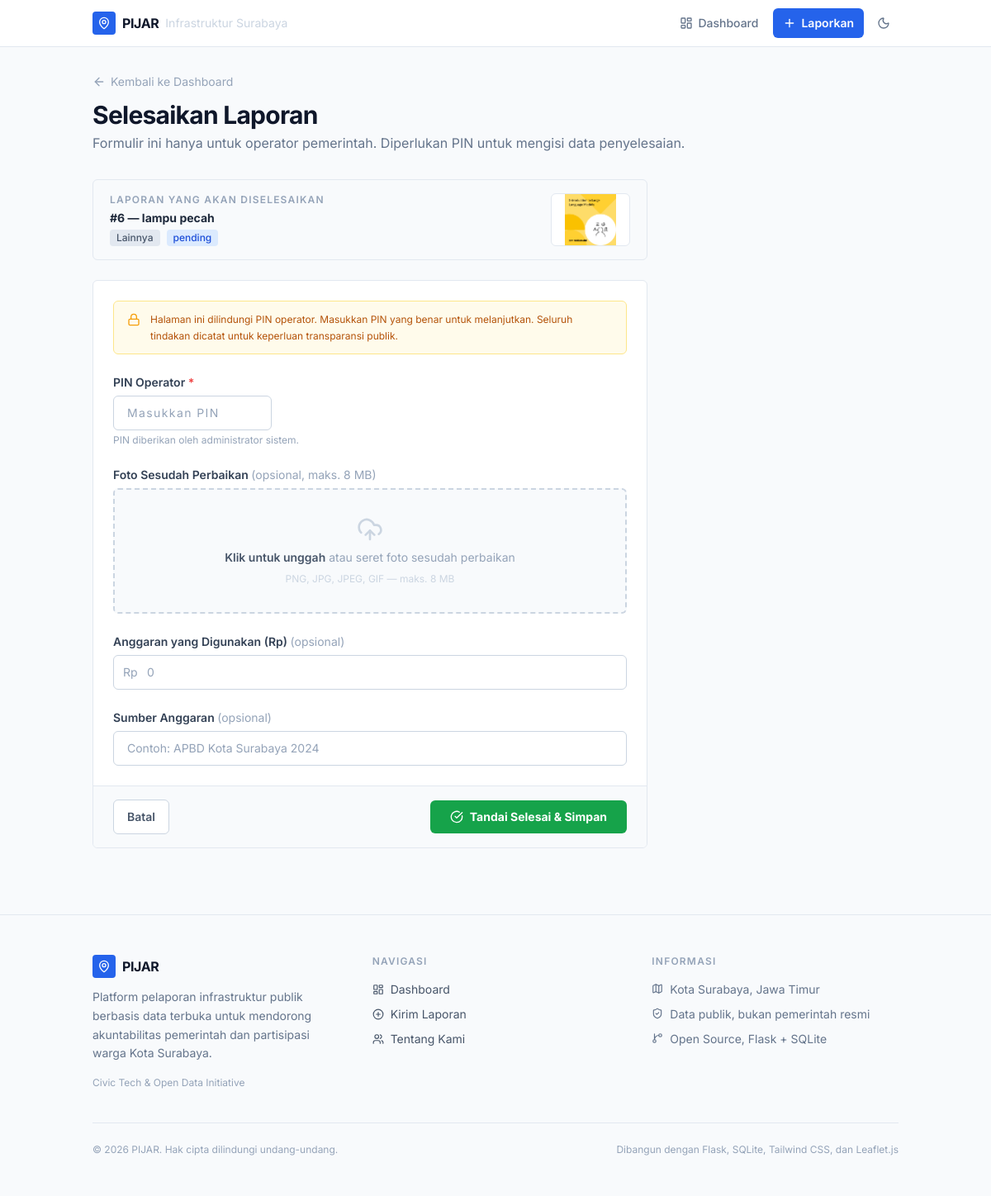
Page /resolve/6 on the committed database.
### tables this page shows
CREATE TABLE reports (
            id             INTEGER PRIMARY KEY AUTOINCREMENT,
            title          TEXT    NOT NULL,
            category       TEXT    NOT NULL,
            description    TEXT,
            latitude       REAL,
            longitude      REAL,
            issue_image    TEXT,
            resolved_image TEXT,
            budget_spent   REAL,
            budget_source  TEXT,
            created_at     TIMESTAMP DEFAULT CURRENT_TIMESTAMP,
            upvotes        INTEGER   DEFAULT 0,
            status         TEXT      DEFAULT 'pending'
        );

### app.py (the view, shortened to what this page needs)
@app.route("/resolve/<int:report_id>", methods=["GET", "POST"])
def resolve(report_id: int):
    db  = get_db()
    row = db.execute(
        "SELECT * FROM reports WHERE id = ?", (report_id,)
    ).fetchone()
    if row is None:
        abort(404)
    report_data = dict(row)
    if report_data["status"] == "resolved":
        flash("Laporan ini sudah ditandai selesai sebelumnya.", "error")
        return redirect(url_for("detail", report_id=report_id))
    return render_template("resolve.html", report=report_data)

### app.py (called while the page is built)
def get_db() -> sqlite3.Connection:
    if "_database" not in g:
        g._database = sqlite3.connect(DATABASE)
        g._database.row_factory = sqlite3.Row
        g._database.execute("PRAGMA journal_mode=WAL")
        g._database.execute("PRAGMA foreign_keys=ON")
    return g._database

### templates/resolve.html (shortened to what this page needs)
{% extends "base.html" %}
{% block content %}
<div class="mb-8">
  <a href="{{ url_for('dashboard') }}"
     class="inline-flex items-center gap-1.5 text-sm
            text-slate-400 dark:text-slate-500
            hover:text-blue-600 dark:hover:text-blue-400
            transition-colors mb-3">
    <i data-lucide="arrow-left" class="w-4 h-4"></i>
    Kembali ke Dashboard
  </a>
  <div class="flex flex-wrap items-start gap-3">
    <div>
      <h1 class="text-2xl sm:text-3xl font-bold text-slate-900 dark:text-white tracking-tight">
        Selesaikan Laporan
      </h1>
      <p class="mt-1 text-slate-500 dark:text-slate-400 text-sm sm:text-base">
        Formulir ini hanya untuk operator pemerintah. Diperlukan PIN untuk mengisi data penyelesaian.
      </p>
    </div>
  </div>
</div>
<div class="max-w-2xl mb-6">
  <div class="bg-slate-50 dark:bg-slate-800/60
              border border-slate-200 dark:border-slate-700
              rounded-md px-5 py-4 flex flex-col sm:flex-row sm:items-center gap-3">
    <div class="flex-1 min-w-0">
      <p class="text-xs font-semibold uppercase tracking-widest
                text-slate-400 dark:text-slate-500 mb-1">Laporan yang akan diselesaikan</p>
      <p class="text-sm font-bold text-slate-800 dark:text-slate-100 leading-snug truncate">
        #{{ report.id }} — {{ report.title }}
      </p>
      <div class="mt-1 flex flex-wrap gap-2">
        <span class="inline-flex items-center px-2 py-0.5 rounded text-xs font-medium
                     bg-slate-200 dark:bg-slate-700 text-slate-600 dark:text-slate-300">
          {{ report.category }}
        </span>
        <span class="inline-flex items-center px-2 py-0.5 rounded text-xs font-medium
                     bg-blue-100 dark:bg-blue-900/40 text-blue-700 dark:text-blue-400">
          {{ report.status }}
        </span>
      </div>
    </div>
    {% if report.issue_image %}
      <img src="{{ url_for('static', filename='uploads/' + report.issue_image) }}"
           alt="Foto laporan #{{ report.id }}"
           class="w-24 h-16 object-contain rounded-md
                  border border-slate-200 dark:border-slate-700
                  bg-white dark:bg-slate-800 shrink-0"
           loading="lazy" />
    {% endif %}
  </div>
</div>
<div class="max-w-2xl">
  <form action="{{ url_for('resolve', report_id=report.id) }}"
        method="POST"
        enctype="multipart/form-data"
        novalidate
        class="bg-white dark:bg-slate-800
               rounded-md border border-slate-200 dark:border-slate-700 overflow-hidden">
    <div class="px-6 py-6 space-y-6">
      <div class="flex items-start gap-3 px-4 py-3
                  bg-amber-50 dark:bg-amber-900/20
                  border border-amber-200 dark:border-amber-800 rounded-md">
        <i data-lucide="lock" class="w-4 h-4 shrink-0 mt-0.5 text-amber-500 dark:text-amber-400"></i>
        <p class="text-xs text-amber-700 dark:text-amber-300 leading-relaxed">
          Halaman ini dilindungi PIN operator. Masukkan PIN yang benar untuk melanjutkan.
          Seluruh tindakan dicatat untuk keperluan transparansi publik.
        </p>
      </div>
      <div>
        <label for="pin" class="block text-sm font-semibold
                                text-slate-700 dark:text-slate-200 mb-1.5">
          PIN Operator <span class="text-red-500" aria-hidden="true">*</span>
        </label>
        <input type="password"
               id="pin"
               name="pin"
               required
               maxlength="20"
               autocomplete="current-password"
               placeholder="Masukkan PIN"
               class="w-full sm:w-48 px-4 py-2.5 rounded-md
                      border border-slate-300 dark:border-slate-600
                      bg-white dark:bg-slate-700
                      text-slate-800 dark:text-slate-100
                      placeholder-slate-400 dark:placeholder-slate-500
                      text-sm tracking-widest
                      focus:outline-none focus:ring-2 focus:ring-amber-400 focus:border-transparent
                      transition" />
        <p class="mt-1 text-xs text-slate-400 dark:text-slate-500">PIN diberikan oleh administrator sistem.</p>
      </div>
      <div>
        <label for="resolved_image" class="block text-sm font-semibold
                                           text-slate-700 dark:text-slate-200 mb-1.5">
          Foto Sesudah Perbaikan
          <span class="font-normal text-slate-400 dark:text-slate-500">(opsional, maks. 8 MB)</span>
        </label>
        <div id="resolve-drop-zone"
             class="relative w-full border-2 border-dashed rounded-md
                    border-slate-300 dark:border-slate-600
                    bg-slate-50 dark:bg-slate-700/50
                    transition-colors duration-150 cursor-pointer">
          <label for="resolved_image"
                 id="resolve-drop-idle"
                 class="flex flex-col items-center justify-center py-8 gap-2 cursor-pointer">
            <i data-lucide="upload-cloud"
               class="w-8 h-8 text-slate-300 dark:text-slate-500"></i>
            <p class="text-sm text-slate-400 dark:text-slate-400">
              <span class="font-semibold text-slate-600 dark:text-slate-300">Klik untuk unggah</span>
              atau seret foto sesudah perbaikan
            </p>
            <p class="text-xs text-slate-300 dark:text-slate-600">PNG, JPG, JPEG, GIF — maks. 8 MB</p>
          </label>
        </div>
      </div>
      <div>
        <label for="budget_spent" class="block text-sm font-semibold
                                         text-slate-700 dark:text-slate-200 mb-1.5">
          Anggaran yang Digunakan (Rp)
          <span class="font-normal text-slate-400 dark:text-slate-500">(opsional)</span>
        </label>
        <div class="relative">
          <span class="absolute inset-y-0 left-0 flex items-center pl-3
                       text-slate-400 dark:text-slate-500 text-sm pointer-events-none select-none">
          </span>
          <input type="number"
                 id="budget_spent"
                 name="budget_spent"
                 min="0"
                 step="1000"
                 placeholder="0"
                 class="w-full pl-10 pr-4 py-2.5 rounded-md
                        border border-slate-300 dark:border-slate-600
                        bg-white dark:bg-slate-700
                        text-slate-800 dark:text-slate-100
                        placeholder-slate-400 dark:placeholder-slate-500
                        text-sm
                        focus:outline-none focus:ring-2 focus:ring-amber-400 focus:border-transparent
                        transition" />
        </div>
      </div>
      <div>
        <label for="budget_source" class="block text-sm font-semibold
                                          text-slate-700 dark:text-slate-200 mb-1.5">
          Sumber Anggaran
          <span class="font-normal text-slate-400 dark:text-slate-500">(opsional)</span>
        </label>
        <input type="text"
               id="budget_source"
               name="budget_source"
               maxlength="200"
               placeholder="Contoh: APBD Kota Surabaya 2024"
               class="w-full px-4 py-2.5 rounded-md
                      border border-slate-300 dark:border-slate-600
                      bg-white dark:bg-slate-700
                      text-slate-800 dark:text-slate-100
                      placeholder-slate-400 dark:placeholder-slate-500
                      text-sm
                      focus:outline-none focus:ring-2 focus:ring-amber-400 focus:border-transparent
                      transition" />
      </div>
    </div>
    <div class="px-6 py-4
                bg-slate-50 dark:bg-slate-700/50
                border-t border-slate-200 dark:border-slate-700
                flex flex-col sm:flex-row items-center justify-between gap-3">
      <a href="{{ url_for('dashboard') }}"
         class="w-full sm:w-auto inline-flex items-center justify-center gap-1
                px-4 py-2.5 text-sm font-semibold
                text-slate-600 dark:text-slate-300
                bg-white dark:bg-slate-700
                hover:bg-slate-100 dark:hover:bg-slate-600
                active:bg-slate-200 dark:active:bg-slate-500
                border border-slate-300 dark:border-slate-600
                rounded-md transition-colors order-2 sm:order-1">
        Batal
      </a>
      <button type="submit"
              class="w-full sm:w-auto inline-flex items-center justify-center gap-2
                     px-6 py-2.5 text-sm font-bold text-white
                     bg-green-600 hover:bg-green-700 active:bg-green-800
                     rounded-md transition-colors order-1 sm:order-2">
        <i data-lucide="check-circle" class="w-4 h-4"></i>
        Tandai Selesai &amp; Simpan
      </button>
    </div>
  </form>
</div>
{% endblock %}

### rows in the picture
reports: id "6", title "lampu pecah", category "Lainnya", status "pending", issue_image (picture)
